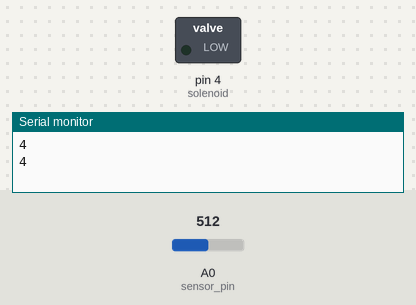
Bench run of a sketch on a simulated Arduino Uno, built with avr-gcc and run on an emulated ATmega328P. Parts: switched loads named in the sketch (green lamp = pin HIGH), the last lines printed to the serial monitor. The test bench sets the inputs (shaded band); at power-on: A0 (sensor_pin) = 512.

Above: at 2.2 s.
2.3 s: A0 (sensor_pin) set to 33
4.2 s: A0 (sensor_pin) set to 27
At 5.3 s:
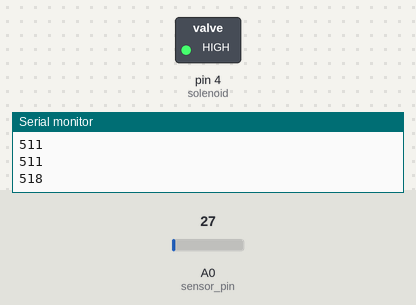
6.5 s: A0 (sensor_pin) set to 122
At 8.1 s:
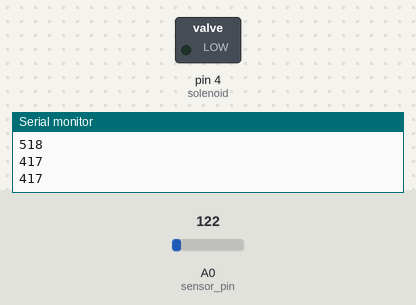
8.5 s: A0 (sensor_pin) set to 20
At 9.6 s:
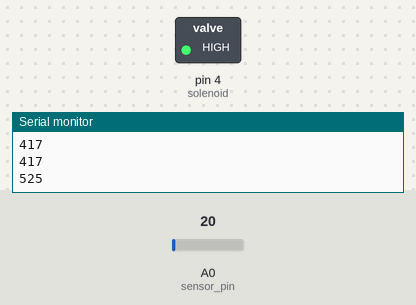
Timing chart, 0 to 11.5 s (numbered marks = the images above; inputs shaded):
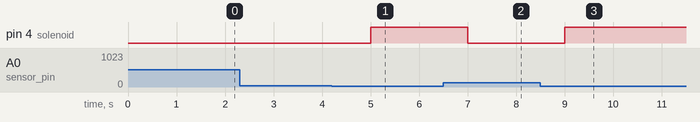

Measured:
- the behaviour switches between 30 and 29 on A0 (sensor_pin) (found by bisection; images 0 and 1)
- after the input at 4.2 s, pin 4 (solenoid): LOW → HIGH after 0.80 s
- after the input at 6.5 s, pin 4 (solenoid): HIGH → LOW after 0.50 s
- after the input at 8.5 s, pin 4 (solenoid): LOW → HIGH after 0.50 s

The sketch:

arduino.ino
```cpp
int sensor_pin = A0;
int solenoid = 4;

int output_value ;
int data;

void setup() {
   pinMode(solenoid, OUTPUT);
   Serial.begin(9600);
   delay(1000);
   }

void loop() {

   output_value= analogRead(sensor_pin);
   data = map(output_value, 511, 445, 5, 75);
   Serial.print(data);
   //Serial.print("20");
   Serial.print("\n");

  if(output_value < 30){
    digitalWrite(solenoid, HIGH);
  }
  else{
    digitalWrite(solenoid, LOW);
  }
  delay(1000);
}
```
